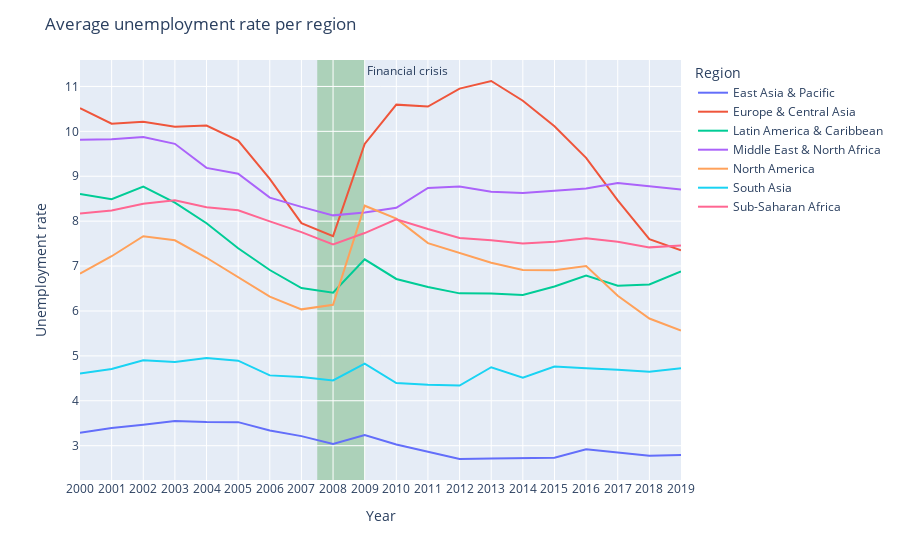

Here is the notebook cell this chart was saved with:
### Code cell
fig = px.line(unemp_data_region, x="year", y="unemp_rate", color='Region',
             labels={
                     "year": "Year",
                     "unemp_rate": "Unemployment rate",
                     "Region": "Region"
                 },
             )

fig.add_vrect(
    x0="7.5", x1="09",
    fillcolor="green", opacity=0.25,
    layer="below", line_width=0,
    annotation_text="Financial crisis", annotation_position="top left")

fig.update_layout(
    title_text="Average unemployment rate per region",      
)


fig.show()

### Figure 1 — Plotly figure (JSON) as saved in the notebook; plotly's stock layout.template omitted (floating-point values rounded to 4 significant figures)
{"data": [{"hovertemplate": "Region=East Asia & Pacific<br>Year=%{x}<br>Unemployment rate=%{y}<extra></extra>", "legendgroup": "East Asia & Pacific", "line": {"color": "#636efa", "dash": "solid"}, "mode": "lines", "name": "East Asia & Pacific", "orientation": "v", "showlegend": true, "type": "scatter", "x": ["2000", "2001", "2002", "2003", "2004", "2005", "2006", "2007", "2008", "2009", "2010", "2011", "2012", "2013", "2014", "2015", "2016", "2017", "2018", "2019"], "xaxis": "x", "y": [3.289, 3.394, 3.467, 3.548, 3.525, 3.524, 3.34, 3.213, 3.038, 3.237, 3.027, 2.873, 2.704, 2.717, 2.728, 2.733, 2.92, 2.846, 2.779, 2.792], "yaxis": "y"}, {"hovertemplate": "Region=Europe & Central Asia<br>Year=%{x}<br>Unemployment rate=%{y}<extra></extra>", "legendgroup": "Europe & Central Asia", "line": {"color": "#EF553B", "dash": "solid"}, "mode": "lines", "name": "Europe & Central Asia", "orientation": "v", "showlegend": true, "type": "scatter", "x": ["2000", "2001", "2002", "2003", "2004", "2005", "2006", "2007", "2008", "2009", "2010", "2011", "2012", "2013", "2014", "2015", "2016", "2017", "2018", "2019"], "xaxis": "x", "y": [10.52, 10.17, 10.21, 10.1, 10.13, 9.796, 8.94, 7.957, 7.667, 9.72, 10.59, 10.55, 10.95, 11.12, 10.68, 10.11, 9.409, 8.462, 7.6, 7.353], "yaxis": "y"}, {"hovertemplate": "Region=Latin America & Caribbean<br>Year=%{x}<br>Unemployment rate=%{y}<extra></extra>", "legendgroup": "Latin America & Caribbean", "line": {"color": "#00cc96", "dash": "solid"}, "mode": "lines", "name": "Latin America & Caribbean", "orientation": "v", "showlegend": true, "type": "scatter", "x": ["2000", "2001", "2002", "2003", "2004", "2005", "2006", "2007", "2008", "2009", "2010", "2011", "2012", "2013", "2014", "2015", "2016", "2017", "2018", "2019"], "xaxis": "x", "y": [8.606, 8.49, 8.77, 8.414, 7.953, 7.397, 6.912, 6.509, 6.405, 7.15, 6.713, 6.536, 6.392, 6.392, 6.357, 6.544, 6.788, 6.562, 6.589, 6.879], "yaxis": "y"}, {"hovertemplate": "Region=Middle East & North Africa<br>Year=%{x}<br>Unemployment rate=%{y}<extra></extra>", "legendgroup": "Middle East & North Africa", "line": {"color": "#ab63fa", "dash": "solid"}, "mode": "lines", "name": "Middle East & North Africa", "orientation": "v", "showlegend": true, "type": "scatter", "x": ["2000", "2001", "2002", "2003", "2004", "2005", "2006", "2007", "2008", "2009", "2010", "2011", "2012", "2013", "2014", "2015", "2016", "2017", "2018", "2019"], "xaxis": "x", "y": [9.814, 9.824, 9.875, 9.722, 9.186, 9.055, 8.525, 8.318, 8.129, 8.193, 8.299, 8.739, 8.771, 8.656, 8.626, 8.676, 8.729, 8.85, 8.776, 8.707], "yaxis": "y"}, {"hovertemplate": "Region=North America<br>Year=%{x}<br>Unemployment rate=%{y}<extra></extra>", "legendgroup": "North America", "line": {"color": "#FFA15A", "dash": "solid"}, "mode": "lines", "name": "North America", "orientation": "v", "showlegend": true, "type": "scatter", "x": ["2000", "2001", "2002", "2003", "2004", "2005", "2006", "2007", "2008", "2009", "2010", "2011", "2012", "2013", "2014", "2015", "2016", "2017", "2018", "2019"], "xaxis": "x", "y": [6.829, 7.219, 7.665, 7.574, 7.185, 6.758, 6.32, 6.036, 6.137, 8.344, 8.056, 7.511, 7.292, 7.074, 6.914, 6.906, 6.999, 6.34, 5.831, 5.564], "yaxis": "y"}, {"hovertemplate": "Region=South Asia<br>Year=%{x}<br>Unemployment rate=%{y}<extra></extra>", "legendgroup": "South Asia", "line": {"color": "#19d3f3", "dash": "solid"}, "mode": "lines", "name": "South Asia", "orientation": "v", "showlegend": true, "type": "scatter", "x": ["2000", "2001", "2002", "2003", "2004", "2005", "2006", "2007", "2008", "2009", "2010", "2011", "2012", "2013", "2014", "2015", "2016", "2017", "2018", "2019"], "xaxis": "x", "y": [4.608, 4.707, 4.901, 4.863, 4.951, 4.894, 4.566, 4.53, 4.452, 4.825, 4.396, 4.356, 4.339, 4.747, 4.514, 4.763, 4.724, 4.693, 4.646, 4.723], "yaxis": "y"}, {"hovertemplate": "Region=Sub-Saharan Africa<br>Year=%{x}<br>Unemployment rate=%{y}<extra></extra>", "legendgroup": "Sub-Saharan Africa", "line": {"color": "#FF6692", "dash": "solid"}, "mode": "lines", "name": "Sub-Saharan Africa", "orientation": "v", "showlegend": true, "type": "scatter", "x": ["2000", "2001", "2002", "2003", "2004", "2005", "2006", "2007", "2008", "2009", "2010", "2011", "2012", "2013", "2014", "2015", "2016", "2017", "2018", "2019"], "xaxis": "x", "y": [8.17, 8.236, 8.39, 8.463, 8.308, 8.242, 7.996, 7.755, 7.482, 7.735, 8.042, 7.825, 7.627, 7.574, 7.504, 7.543, 7.617, 7.544, 7.416, 7.458], "yaxis": "y"}], "layout": {"annotations": [{"showarrow": false, "text": "Financial crisis", "x": "09", "xanchor": "left", "xref": "x", "y": 1, "yanchor": "top", "yref": "y domain"}], "legend": {"title": {"text": "Region"}, "tracegroupgap": 0}, "margin": {"t": 60}, "shapes": [{"fillcolor": "green", "layer": "below", "line": {"width": 0}, "opacity": 0.25, "type": "rect", "x0": "7.5", "x1": "09", "xref": "x", "y0": 0, "y1": 1, "yref": "y domain"}], "title": {"text": "Average unemployment rate per region"}, "xaxis": {"anchor": "y", "domain": [0, 1], "title": {"text": "Year"}}, "yaxis": {"anchor": "x", "domain": [0, 1], "title": {"text": "Unemployment rate"}}}}
